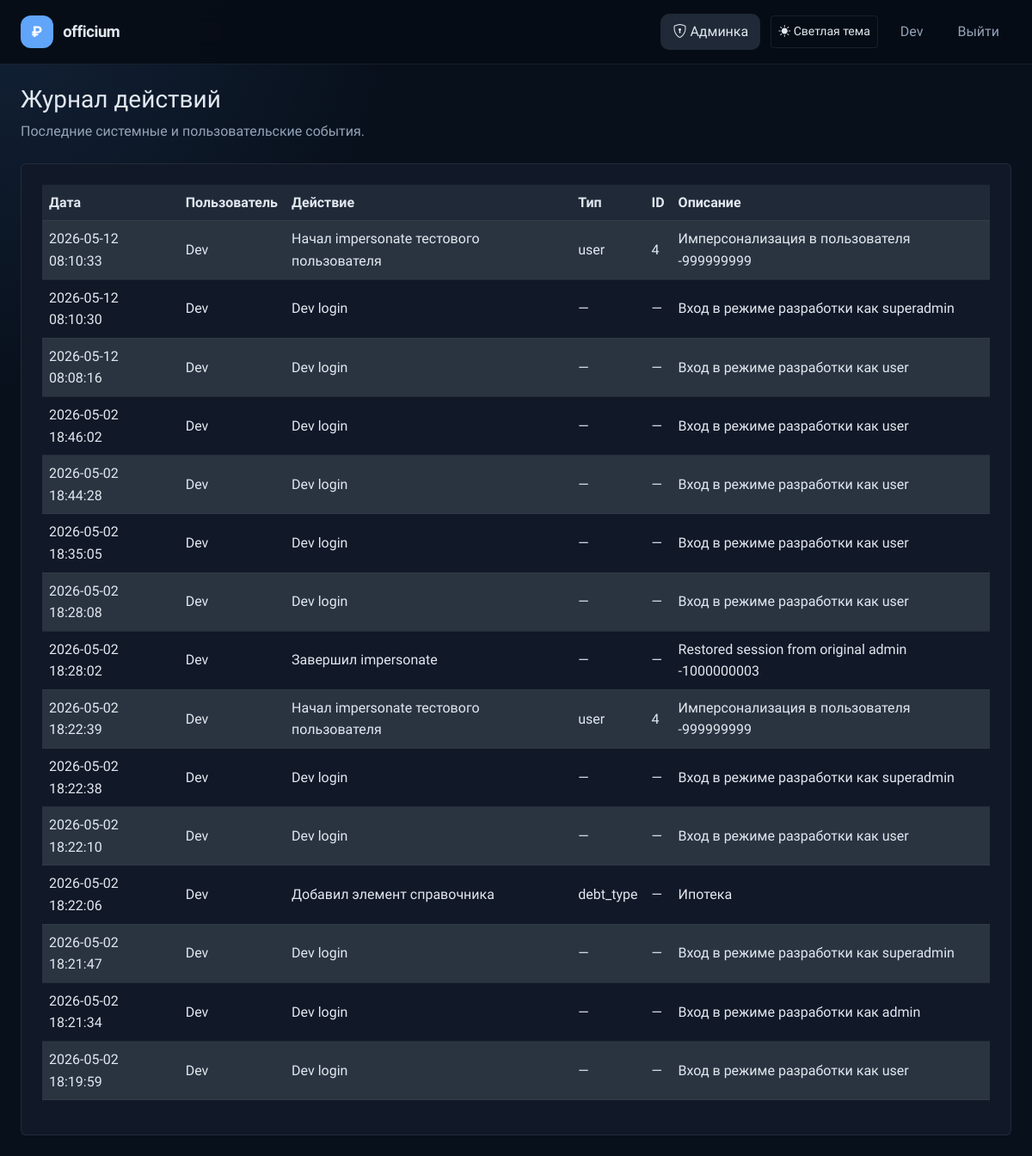
/admin/logs (signed in), run on an earlier commit of the app's database.
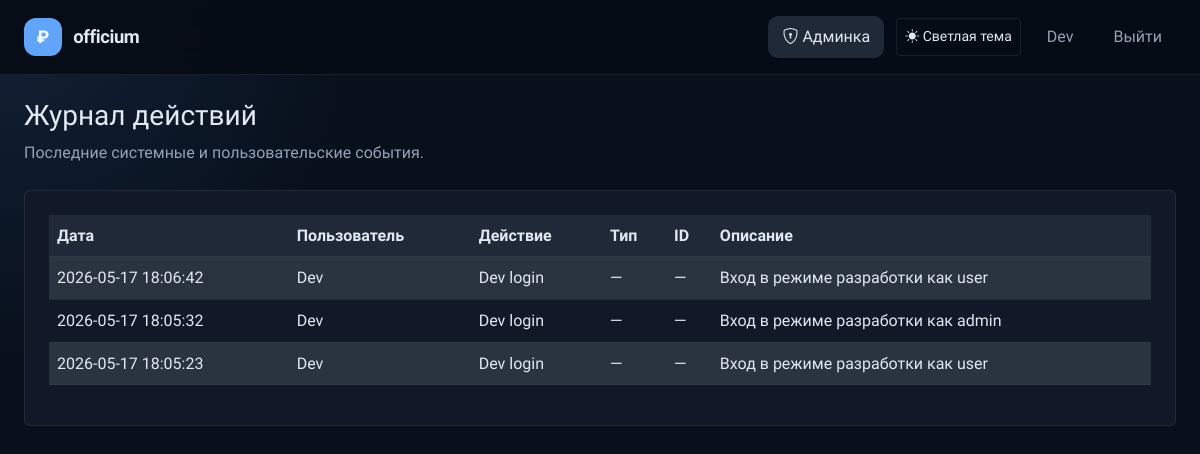
And on a later commit of the database.
### app/models.py (models this page shows, shortened)
class ActivityLog(db.Model):
    __tablename__ = 'activity_logs'
    id = db.Column(db.Integer, primary_key=True)
    user_id = db.Column(db.Integer, db.ForeignKey('users.id'), nullable=True)
    action = db.Column(db.String(100), nullable=False)
    entity_type = db.Column(db.String(50), nullable=True)
    entity_id = db.Column(db.Integer, nullable=True)
    description = db.Column(db.Text, nullable=True)
    ip_address = db.Column(db.String(100), nullable=True)
    user_agent = db.Column(db.Text, nullable=True)
    created_at = db.Column(db.DateTime, default=datetime.utcnow)
    user = db.relationship('User', back_populates='activity_logs')

class User(UserMixin, db.Model):
    __tablename__ = 'users'
    id = db.Column(db.Integer, primary_key=True)
    telegram_id = db.Column(db.BigInteger, unique=True, nullable=False)
    username = db.Column(db.String(80), nullable=True)
    first_name = db.Column(db.String(100), nullable=True)
    last_name = db.Column(db.String(100), nullable=True)
    photo_url = db.Column(db.String(255), nullable=True)
    auth_date = db.Column(db.DateTime, nullable=True)
    created_at = db.Column(db.DateTime, default=datetime.utcnow, nullable=False)
    role = db.Column(db.Enum('user', 'admin', 'superadmin'), nullable=False, default='user')
    is_blocked = db.Column(db.Boolean, default=False, nullable=False)
    last_login_ip = db.Column(db.String(100), nullable=True)
    last_user_agent = db.Column(db.Text, nullable=True)
    login_count = db.Column(db.Integer, default=0, nullable=False)
    google_id = db.Column(db.String(50), unique=True, nullable=True)
    email = db.Column(db.String(120), nullable=True, index=True)
    avatar_url = db.Column(db.String(255), nullable=True)
    debts = db.relationship('Debt', back_populates='user', lazy=True, cascade='all, delete-orphan')
    incomes = db.relationship('Income', back_populates='user', lazy=True, cascade='all, delete-orphan')
    expenses = db.relationship('Expense', back_populates='user', lazy=True, cascade='all, delete-orphan')
    activity_logs = db.relationship('ActivityLog', back_populates='user', lazy=True, cascade='all, delete-orphan')
    @property
    def is_admin(self):
        return self.role in ('admin', 'superadmin')

### app/routes/admin.py (the view)
    @app.route('/admin/logs')
    @admin_required
    def admin_logs():
        logs = ActivityLog.query.order_by(ActivityLog.created_at.desc()).limit(100).all()
        return render_template('admin_logs.html', logs=logs)

### app/utils.py (called while the page is built)
def get_setting(key, default=None):
    try:
        setting = AppSetting.query.filter_by(key=key).first()
        return setting.value if setting else default
    except Exception:
        return default

def get_dictionary_values(dictionary_type):
    try:
        entries = DictionaryEntry.query.filter_by(dictionary_type=dictionary_type, is_active=True).order_by(DictionaryEntry.value.asc()).all()
        return [entry.value for entry in entries]
    except Exception:
        return []

def admin_required(view):
    @wraps(view)
    def wrapper(*args, **kwargs):
        if not getattr(current_user, 'is_authenticated', False) or not getattr(current_user, 'is_admin', False):
            return redirect(url_for('index'))
        return view(*args, **kwargs)
    return wrapper

### templates/admin_logs.html (shortened to what this page needs)
{% extends 'base.html' %}
{% block content %}
<div class="mb-4">
    <h1 class="h3">Журнал действий</h1>
    <p class="text-muted">Последние системные и пользовательские события.</p>
</div>
<div class="card p-4">
    <div class="table-responsive">
        <table class="table table-striped align-middle">
            <thead>
                <tr>
                    <th>Дата</th>
                    <th>Пользователь</th>
                    <th>Действие</th>
                    <th>Тип</th>
                    <th>ID</th>
                    <th>Описание</th>
                </tr>
            </thead>
            <tbody>
                {% for log in logs %}
                <tr>
                    <td>{{ log.created_at.strftime('%Y-%m-%d %H:%M:%S') }}</td>
                    <td>{{ log.user.first_name or log.user.username if log.user else 'Система' }}</td>
                    <td>{{ log.action }}</td>
                    <td>{{ log.entity_type or '—' }}</td>
                    <td>{{ log.entity_id or '—' }}</td>
                    <td>{{ log.description or '—' }}</td>
                </tr>
                {% else %}
                <tr>
                    <td colspan="6" class="text-center text-muted">Нет записей.</td>
                </tr>
                {% endfor %}
            </tbody>
        </table>
    </div>
</div>
{% endblock %}

What changed in the data, as far as the page shows it:
removed ActivityLog: created_at "2026-05-12 08:10:33", user "Dev", action "Начал impersonate тестового пользователя", entity_type "user", entity "4", description "Имперсонализация в пользователя -999999999"
removed ActivityLog: created_at "2026-05-12 08:10:30", user "Dev", action "Dev login", entity_type "—", entity_id "—", description "Вход в режиме разработки как superadmin"
removed ActivityLog: created_at "2026-05-12 08:08:16", user "Dev", action "Dev login", entity_type "—", entity_id "—", description "Вход в режиме разработки как user"
removed ActivityLog: created_at "2026-05-02 18:46:02", user "Dev", action "Dev login", entity_type "—", entity_id "—", description "Вход в режиме разработки как user"
removed ActivityLog: created_at "2026-05-02 18:44:28", user "Dev", action "Dev login", entity_type "—", entity_id "—", description "Вход в режиме разработки как user"
removed ActivityLog: created_at "2026-05-02 18:35:05", user "Dev", action "Dev login", entity_type "—", entity_id "—", description "Вход в режиме разработки как user"
removed ActivityLog: created_at "2026-05-02 18:28:08", user "Dev", action "Dev login", entity_type "—", entity_id "—", description "Вход в режиме разработки как user"
removed ActivityLog: created_at "2026-05-02 18:28:02", user "Dev", action "Завершил impersonate", entity_type "—", entity_id "—", description "Restored session from original admin -1000000003"
removed ActivityLog: created_at "2026-05-02 18:22:39", user "Dev", action "Начал impersonate тестового пользователя", entity_type "user", entity "4", description "Имперсонализация в пользователя -999999999"
removed ActivityLog: created_at "2026-05-02 18:22:38", user "Dev", action "Dev login", entity_type "—", entity_id "—", description "Вход в режиме разработки как superadmin"
removed ActivityLog: created_at "2026-05-02 18:22:10", user "Dev", action "Dev login", entity_type "—", entity_id "—", description "Вход в режиме разработки как user"
removed ActivityLog: created_at "2026-05-02 18:22:06", user "Dev", action "Добавил элемент справочника", entity_type "debt_type", entity_id "—", description "Ипотека"
changed ActivityLog (number 1 of 3 on the later page): created_at "2026-05-02 18:21:47" → "2026-05-17 18:06:42"; description "Вход в режиме разработки как superadmin" → "Вход в режиме разработки как user"
changed ActivityLog "Вход в режиме разработки как admin": created_at "2026-05-02 18:21:34" → "2026-05-17 18:05:32"
changed ActivityLog (number 3 of 3 on the later page): created_at "2026-05-02 18:19:59" → "2026-05-17 18:05:23"
